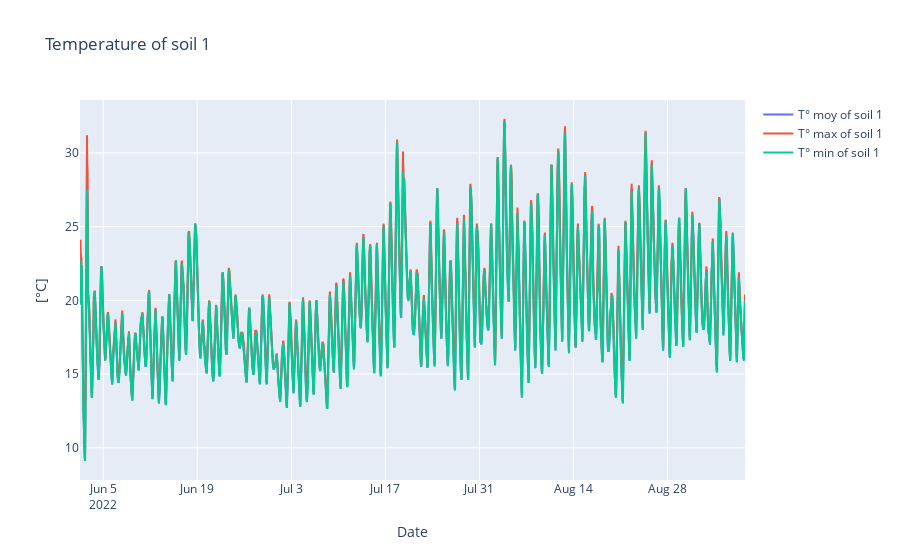
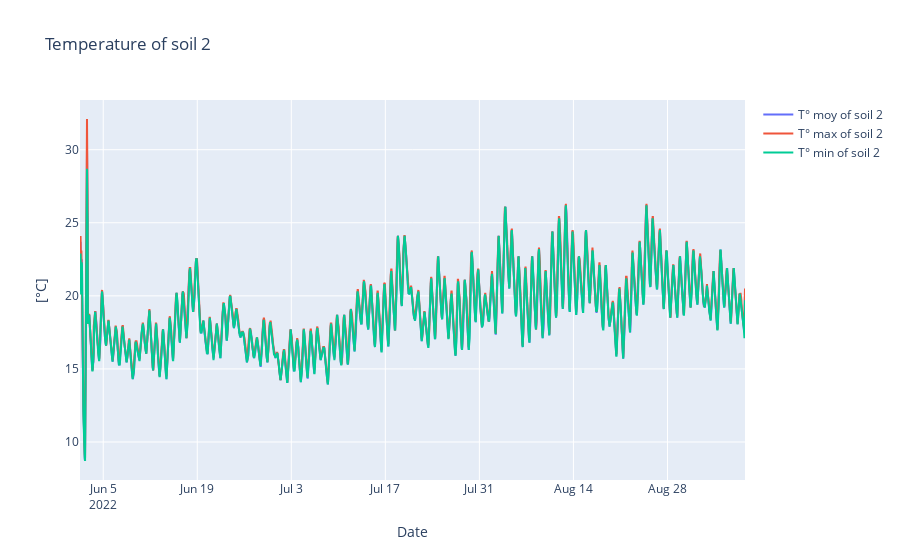
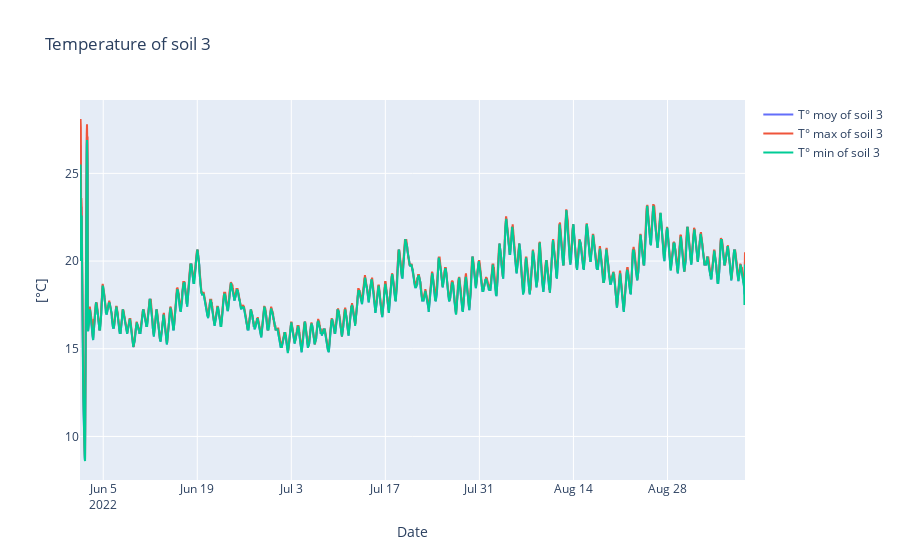
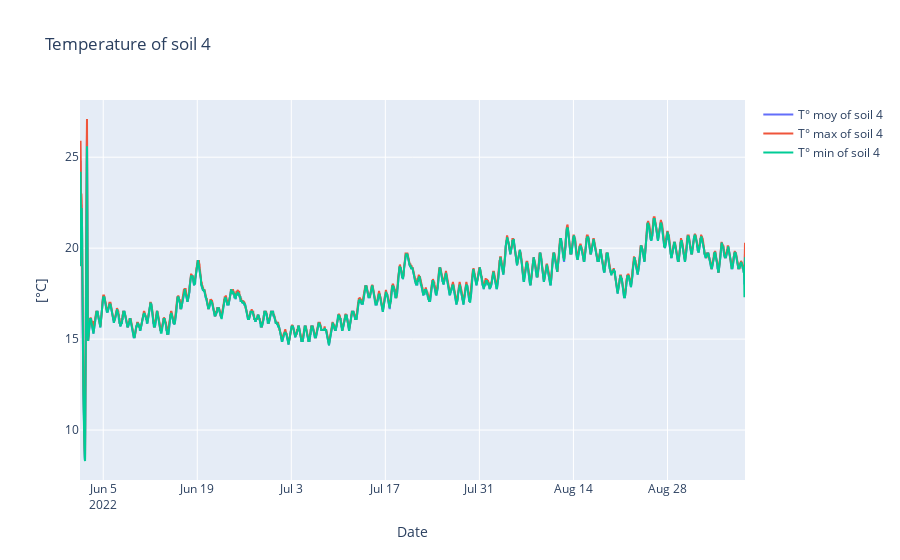

Notebook source saved alongside these figures, in order:
### Code cell
for i in range(1,7):
    fig = go.Figure()
    # fig.add_trace(go.Scatter(x=df_weather_daily[('Unnamed: 0_level_0', 'Date/heure')], y=df_weather_daily[('Précipitations [mm]','Somme')], name='Précipitations [mm]'))
    cols = [col for col in df_weather_daily.columns if f'Température du sol {i}' in col[0]]
    for col in cols:
        fig.add_trace(go.Scatter(x=df_weather_daily[('Unnamed: 0_level_0', 'Date/heure')], y=df_weather_daily[col], name=f'T° {col[1]} of soil {i}'))
    fig.update_layout(title=f'Temperature of soil {i}', xaxis_title='Date', yaxis_title='[°C]')
    fig.show()

### Figure 1 — Plotly figure (JSON) as saved in the notebook; plotly's stock layout.template omitted (floating-point values rounded to 4 significant figures; data arrays with more than 128 entries replaced by an {"elided": "..."} marker saying what was removed)
{"data": [{"name": "T° moy of soil 1", "type": "scatter", "x": {"elided": "2377 str values"}, "y": {"elided": "2377 float values"}}, {"name": "T° max of soil 1", "type": "scatter", "x": {"elided": "2377 str values"}, "y": {"elided": "2377 float values"}}, {"name": "T° min of soil 1", "type": "scatter", "x": {"elided": "2377 str values"}, "y": {"elided": "2377 float values"}}], "layout": {"title": {"text": "Temperature of soil 1"}, "xaxis": {"title": {"text": "Date"}}, "yaxis": {"title": {"text": "[°C]"}}}}

### Figure 2 — Plotly figure (JSON) as saved in the notebook; plotly's stock layout.template omitted (floating-point values rounded to 4 significant figures; data arrays with more than 128 entries replaced by an {"elided": "..."} marker saying what was removed)
{"data": [{"name": "T° moy of soil 2", "type": "scatter", "x": {"elided": "2377 str values"}, "y": {"elided": "2377 float values"}}, {"name": "T° max of soil 2", "type": "scatter", "x": {"elided": "2377 str values"}, "y": {"elided": "2377 float values"}}, {"name": "T° min of soil 2", "type": "scatter", "x": {"elided": "2377 str values"}, "y": {"elided": "2377 float values"}}], "layout": {"title": {"text": "Temperature of soil 2"}, "xaxis": {"title": {"text": "Date"}}, "yaxis": {"title": {"text": "[°C]"}}}}

### Figure 3 — Plotly figure (JSON) as saved in the notebook; plotly's stock layout.template omitted (floating-point values rounded to 4 significant figures; data arrays with more than 128 entries replaced by an {"elided": "..."} marker saying what was removed)
{"data": [{"name": "T° moy of soil 3", "type": "scatter", "x": {"elided": "2377 str values"}, "y": {"elided": "2377 float values"}}, {"name": "T° max of soil 3", "type": "scatter", "x": {"elided": "2377 str values"}, "y": {"elided": "2377 float values"}}, {"name": "T° min of soil 3", "type": "scatter", "x": {"elided": "2377 str values"}, "y": {"elided": "2377 float values"}}], "layout": {"title": {"text": "Temperature of soil 3"}, "xaxis": {"title": {"text": "Date"}}, "yaxis": {"title": {"text": "[°C]"}}}}

### Figure 4 — Plotly figure (JSON) as saved in the notebook; plotly's stock layout.template omitted (floating-point values rounded to 4 significant figures; data arrays with more than 128 entries replaced by an {"elided": "..."} marker saying what was removed)
{"data": [{"name": "T° moy of soil 4", "type": "scatter", "x": {"elided": "2377 str values"}, "y": {"elided": "2377 float values"}}, {"name": "T° max of soil 4", "type": "scatter", "x": {"elided": "2377 str values"}, "y": {"elided": "2377 float values"}}, {"name": "T° min of soil 4", "type": "scatter", "x": {"elided": "2377 str values"}, "y": {"elided": "2377 float values"}}], "layout": {"title": {"text": "Temperature of soil 4"}, "xaxis": {"title": {"text": "Date"}}, "yaxis": {"title": {"text": "[°C]"}}}}
